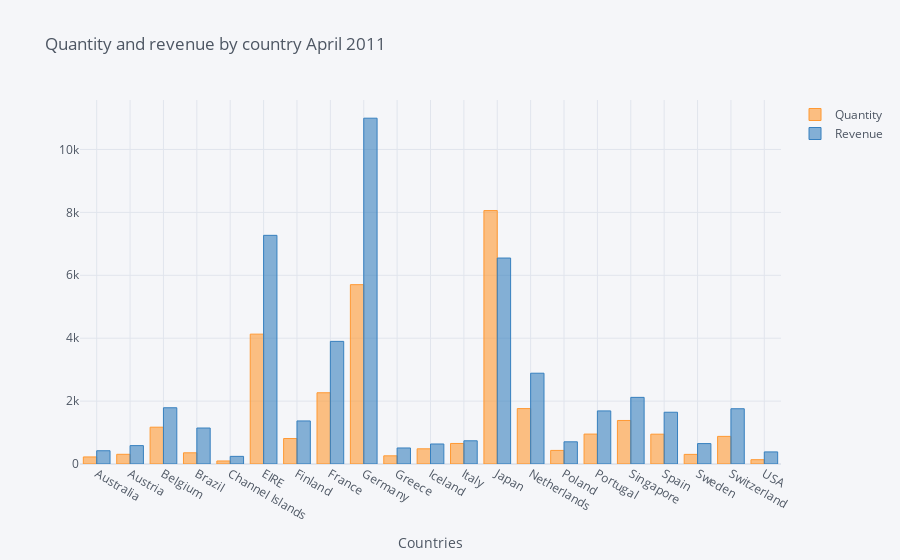

The code cell stored with this chart in its notebook:
### Code cell
data2.iplot(kind='bar',xTitle='Countries',title='Quantity and revenue by country April 2011')

### Figure 1 — Plotly figure (JSON) as saved in the notebook; plotly's stock layout.template omitted (floating-point values rounded to 4 significant figures)
{"data": [{"marker": {"color": "rgba(255, 153, 51, 0.6)", "line": {"color": "rgba(255, 153, 51, 1.0)", "width": 1}}, "name": "Quantity", "orientation": "v", "text": "", "type": "bar", "x": ["Australia", "Austria", "Belgium", "Brazil", "Channel Islands", "EIRE", "Finland", "France", "Germany", "Greece", "Iceland", "Italy", "Japan", "Netherlands", "Poland", "Portugal", "Singapore", "Spain", "Sweden", "Switzerland", "USA"], "y": [224, 308, 1170, 356, 96, 4129, 810, 2265, 5702, 260, 483, 653, 8058, 1762, 432, 951, 1384, 948, 306, 878, 137]}, {"marker": {"color": "rgba(55, 128, 191, 0.6)", "line": {"color": "rgba(55, 128, 191, 1.0)", "width": 1}}, "name": "Revenue", "orientation": "v", "text": "", "type": "bar", "x": ["Australia", "Austria", "Belgium", "Brazil", "Channel Islands", "EIRE", "Finland", "France", "Germany", "Greece", "Iceland", "Italy", "Japan", "Netherlands", "Poland", "Portugal", "Singapore", "Spain", "Sweden", "Switzerland", "USA"], "y": [421.6, 584.8, 1788.0, 1144.0, 243.0, 7270.0, 1369.0, 3899.0, 10990.0, 509.7, 636.2, 737.8, 6549.0, 2887.0, 705.8, 1688.0, 2119.0, 1646.0, 649.1, 1757.0, 383.9]}], "layout": {"legend": {"bgcolor": "#F5F6F9", "font": {"color": "#4D5663"}}, "paper_bgcolor": "#F5F6F9", "plot_bgcolor": "#F5F6F9", "title": {"font": {"color": "#4D5663"}, "text": "Quantity and revenue by country April 2011"}, "xaxis": {"gridcolor": "#E1E5ED", "showgrid": true, "tickfont": {"color": "#4D5663"}, "title": {"font": {"color": "#4D5663"}, "text": "Countries"}, "zerolinecolor": "#E1E5ED"}, "yaxis": {"gridcolor": "#E1E5ED", "showgrid": true, "tickfont": {"color": "#4D5663"}, "title": {"font": {"color": "#4D5663"}, "text": ""}, "zerolinecolor": "#E1E5ED"}}}
